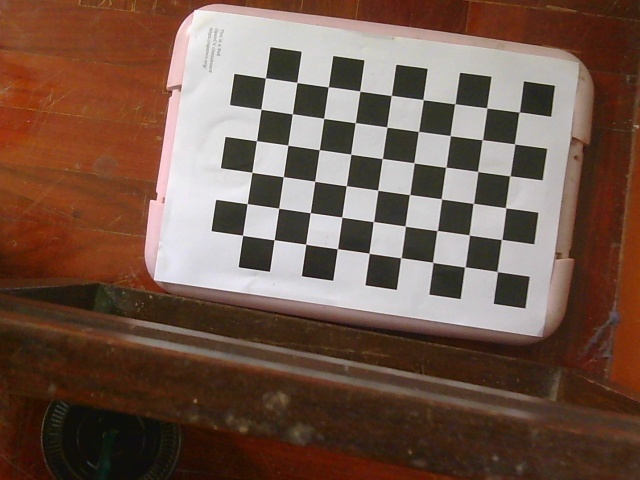
#> input picture Measurement/calibration_images/calibration_image_0.jpg, 640 x 480 px; its folder holds only this picture in this run
$ python cal.py
#> lines starting #> are read from the running program, lines starting #| are printed output that depends on the picture; after the words box and inside, x2 and y2 are one past the last pixel; in counts of white or black regions, pixels touching at a corner belong together; long printed decimals are rounded
import cv2
import numpy as np
import glob
import os

def detect_corners(images_path, checkerboard_size, square_size):
    """
    Detects checkerboard corners in a set of images.

    Args:
        images_path (str): Path to the directory containing calibration images.
        checkerboard_size (tuple): (width, height) of inner corners.
        square_size (float): The physical size of a single square (e.g., in mm).

    Returns:
        tuple: A tuple containing lists of object points and image points.
    """
#> called with images_path = 'calibration_images', checkerboard_size = (9, 6), square_size = 25
    CHECKERBOARD_WIDTH, CHECKERBOARD_HEIGHT = checkerboard_size

    # Prepare object points (3D coordinates of the corners in the world frame)
    objp = np.zeros((CHECKERBOARD_WIDTH * CHECKERBOARD_HEIGHT, 3), np.float32)
    objp[:, :2] = np.mgrid[0:CHECKERBOARD_WIDTH, 0:CHECKERBOARD_HEIGHT].T.reshape(-1, 2) * square_size

    objpoints = []  # 3D points in real world space
    imgpoints = []  # 2D points in image plane

    images = glob.glob(os.path.join(images_path, '*.jpg'))

    for fname in images:
        img = cv2.imread(fname)
#> img is the input picture: shape (480, 640, 3); mean B, G, R 75.2, 88.3, 114.5
        if img is None:
            continue
        gray = cv2.cvtColor(img, cv2.COLOR_BGR2GRAY)
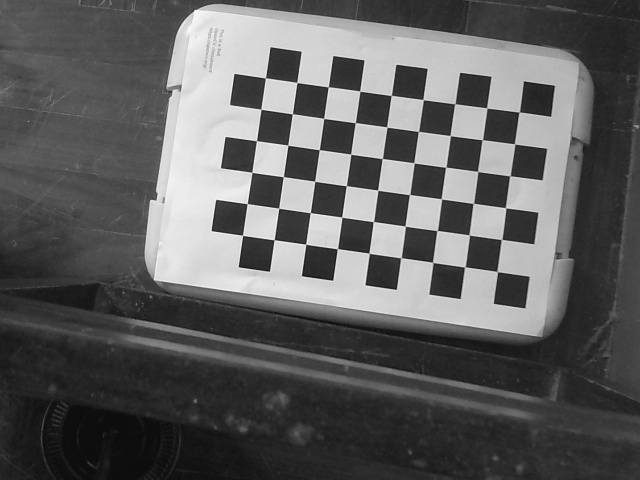
#> gray: shape (480, 640); min 10, max 249, mean 94.7

        # Find the chessboard corners
        ret, corners = cv2.findChessboardCorners(gray, checkerboard_size, None)
#> ret = True; corners = 54 rows, first 8: [497.3, 271.7], [464.8, 266.9], [432.7, 262.3], [401, 257.7], [369, 253.2], [337.3, 248.7], [305.6, 244.2], [274.1, 239.7]

        if ret:
            objpoints.append(objp)
            corners2 = cv2.cornerSubPix(gray, corners, (11, 11), (-1, -1), criteria=(cv2.TERM_CRITERIA_EPS + cv2.TERM_CRITERIA_MAX_ITER, 30, 0.001))
#> corners2 = 54 rows, first 8: [497.3, 271.5], [464.8, 266.9], [432.7, 262.4], [400.9, 257.7], [369.1, 253.3], [337.4, 248.7], [305.7, 244.3], [274.2, 239.7]
            imgpoints.append(corners2)

            # Optional: draw and display corners to verify
            cv2.drawChessboardCorners(img, checkerboard_size, corners2, ret)
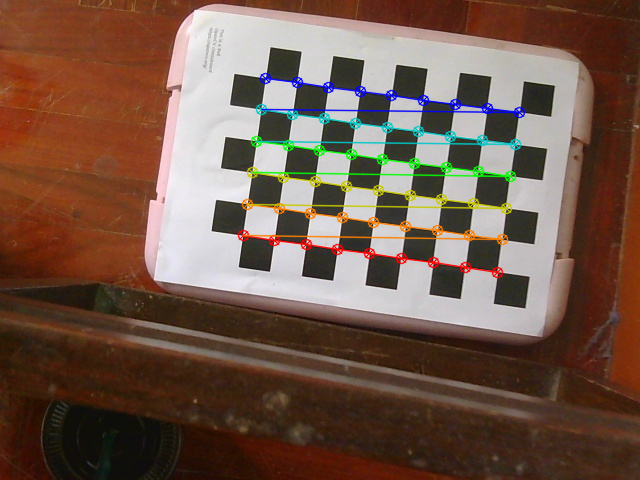
#> img: shape (480, 640, 3); 4.09% of pixels changed, all inside (x1, y1, x2, y2) = (237, 72, 526, 279)
            cv2.imshow('img', img)
            cv2.waitKey(50)

    cv2.destroyAllWindows()

    return objpoints, imgpoints, gray.shape[::-1]

def calibrate_camera(objpoints, imgpoints, image_size):
    """
    Calibrates the camera using detected corner points.

    Args:
        objpoints (list): List of 3D object points.
        imgpoints (list): List of 2D image points.
        image_size (tuple): Dimensions of the image (width, height).

    Returns:
        tuple: A tuple containing the camera matrix, distortion coefficients,
               rotation vectors, and translation vectors.
    """
    ret, mtx, dist, rvecs, tvecs = cv2.calibrateCamera(objpoints, imgpoints, image_size, None, None)

    print("Camera Matrix (Intrinsic Parameters):\n", mtx)
    print("\nDistortion Coefficients:\n", dist)

    return mtx, dist, rvecs, tvecs

def get_homogeneous_matrix(rvec, tvec):
    """
    Constructs the 4x4 homogeneous matrix from a rotation vector and translation vector.

    Args:
        rvec (np.array): 3x1 rotation vector.
        tvec (np.array): 3x1 translation vector.

    Returns:
        np.array: The 4x4 homogeneous matrix.
    """
    R, _ = cv2.Rodrigues(rvec)

    homogeneous_matrix = np.eye(4)
    homogeneous_matrix[:3, :3] = R
    homogeneous_matrix[:3, 3] = tvec.flatten()

    return homogeneous_matrix

if __name__ == '__main__':
    # --- Configuration ---
    CHECKERBOARD_WIDTH = 9
    CHECKERBOARD_HEIGHT = 6
    CHECKERBOARD_SQUARE_SIZE = 25  # in mm
    IMAGES_PATH = 'calibration_images'

    # --- Step 1: Detect corners from images ---
    print("Step 1: Detecting checkerboard corners...")
    objpoints, imgpoints, image_size = detect_corners(IMAGES_PATH, (CHECKERBOARD_WIDTH, CHECKERBOARD_HEIGHT), CHECKERBOARD_SQUARE_SIZE)
#> objpoints = 1 item; imgpoints = 1 item; image_size = (640, 480)
    print("Found corners in {} images.".format(len(objpoints)))
#| Found corners in 1 images.

    # --- Step 2: Calibrate the camera ---
    if len(objpoints) > 0:
        print("\nStep 2: Calibrating the camera...")
        mtx, dist, rvecs, tvecs = calibrate_camera(objpoints, imgpoints, image_size)
#> in calibrate_camera, `ret, mtx, dist, rvecs, tvecs = cv2.calibrateCamera(objpoints, imgpoint..`: ret = 0.105; mtx = [[408.1, 0, 308.2], [0, 412, 320.9], [0, 0, 1]]; dist = [[0.0195, 0.0359, 0.00449, 0.00106, -0.0198]]; rvecs = ([-0.00324, -0.0453, -3],); tvecs = ([146.5, -38.31, 318.5],)
#| Camera Matrix (Intrinsic Parameters):
#|  [[408.104   0.         308.217]
#|  [  0.         411.958 320.905]
#|  [  0.           0.           1.        ]]
#| Distortion Coefficients:
#|  [[ 0.01952  0.03592  0.00449  0.001063 -0.01985]]
#> mtx = [[408.1, 0, 308.2], [0, 412, 320.9], [0, 0, 1]]; dist = [[0.0195, 0.0359, 0.00449, 0.00106, -0.0198]]; rvecs = ([-0.00324, -0.0453, -3],); tvecs = ([146.5, -38.31, 318.5],)

        # --- Step 3: Get the Homogeneous Matrix for a specific pose ---
        print("\nStep 3: Calculating the homogeneous matrix for the first pose...")
        # We can get the homogeneous matrix for any of the captured images
        rvec_first = rvecs[0]
#> rvec_first = [-0.00324, -0.0453, -3]
        tvec_first = tvecs[0]
#> tvec_first = [146.5, -38.31, 318.5]

        homogeneous_matrix_first_pose = get_homogeneous_matrix(rvec_first, tvec_first)
#> in get_homogeneous_matrix, `R, _ = cv2.Rodrigues(rvec)`: R = [[-0.99, 0.141, 1.87e-05], [-0.141, -0.99, 0.0302], [0.00428, 0.0299, 1]]
#> homogeneous_matrix_first_pose = [[-0.99, 0.141, 1.87e-05, 146.5], [-0.141, -0.99, 0.0302, -38.31], [0.00428, 0.0299, 1, 318.5], [0, 0, 0, 1]]
        print("Homogeneous Matrix:\n", homogeneous_matrix_first_pose)
#| Homogeneous Matrix:
#|  [[-9.89990244e-01  1.41135809e-01  1.87307347e-05  1.46544006e+02]
#|  [-1.41070781e-01 -9.89538120e-01  3.02215761e-02 -3.83131903e+01]
#|  [ 4.28388137e-03  2.99164231e-02  9.99543224e-01  3.18479893e+02]
#|  [ 0.00000000e+00  0.00000000e+00  0.00000000e+00  1.00000000e+00]]

        # --- Example of usage ---
        world_point = np.array([0, 0, 0, 1]).reshape(4, 1)
        camera_point = homogeneous_matrix_first_pose @ world_point
#> camera_point = [146.5, -38.31, 318.5, 1]
        print("\nWorld point (0,0,0) in camera coordinates:\n", camera_point[:3].flatten())
#| World point (0,0,0) in camera coordinates:
#|  [146.544 -38.313 318.480]

$ run again, on Measurement/calibration_images/calibration_image_12.jpg
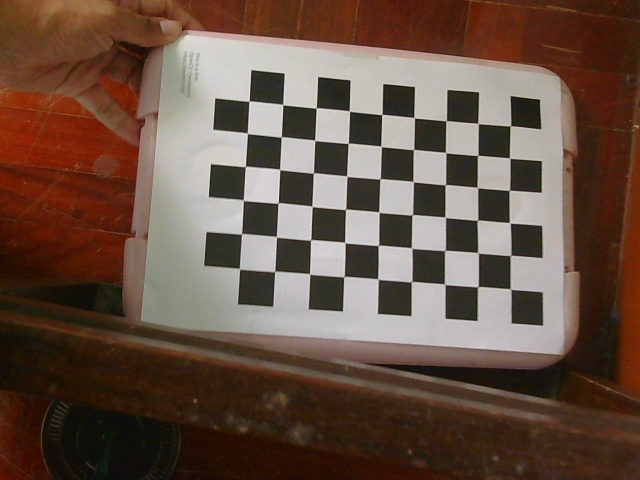
#> input picture Measurement/calibration_images/calibration_image_12.jpg, 640 x 480 px
#> in detect_corners, img is the input picture: shape (480, 640, 3); mean B, G, R 67.6, 80.7, 102.7
#> in detect_corners, `gray = cv2.cvtColor(img, cv2.COLOR_BGR2GRAY)`:
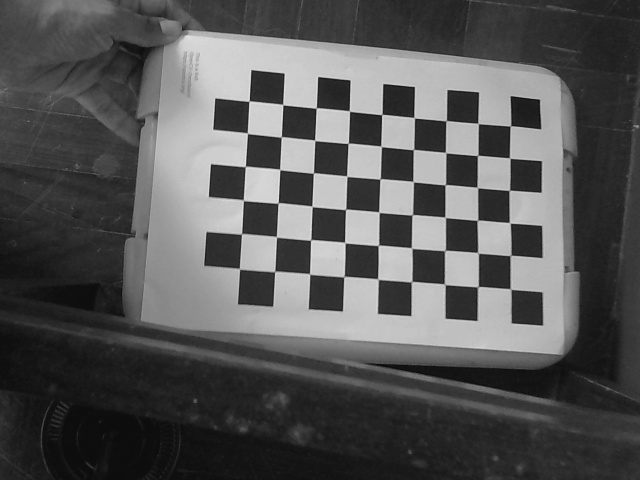
#> gray: shape (480, 640); min 9, max 229, mean 85.8
#> in detect_corners, `ret, corners = cv2.findChessboardCorners(gray, checkerboard_size, None)`: ret = True; corners = 54 rows, first 8: [510.4, 289], [477.9, 286.8], [444.6, 284.3], [411.6, 281.6], [377.8, 279.1], [343.7, 276.7], [309.5, 273.9], [274.6, 271.5]
#> corners2 = 54 rows, first 8: [510.5, 289], [477.9, 286.6], [444.7, 284.3], [411.6, 281.6], [377.9, 279.1], [344, 276.6], [309.6, 274], [274.7, 271.4]
#> in detect_corners, `cv2.drawChessboardCorners(img, checkerboard_size, corners2, ret)`:
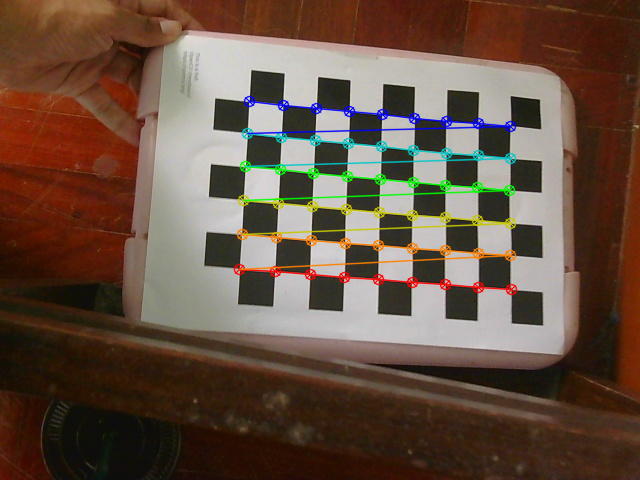
#> img: shape (480, 640, 3); 4.18% of pixels changed, all inside (x1, y1, x2, y2) = (233, 95, 518, 296)
#> objpoints = 1 item; image_size = (640, 480)
#| Found corners in 1 images.
#> in calibrate_camera, `ret, mtx, dist, rvecs, tvecs = cv2.calibrateCamera(objpoints, imgpoint..`: ret = 0.233; mtx = [[967.3, 0, 341.3], [0, 992.2, 257.8], [0, 0, 1]]; dist = [[1.03, -47.83, -0.0126, 0.00156, 720.9]]; rvecs = ([0.247, -0.411, -3.05],); tvecs = ([125, 22.67, 719.7],)
#| Camera Matrix (Intrinsic Parameters):
#|  [[967.267   0.         341.250]
#|  [  0.         992.208 257.784]
#|  [  0.           0.           1.        ]]
#| Distortion Coefficients:
#|  [[ 1.03283509e+00 -4.78333889e+01 -1.25579833e-02  1.55546081e-03
#|    7.20860875e+02]]
#> `mtx, dist, rvecs, tvecs = calibrate_camera(objpoints, imgpoints, image..`: mtx = [[967.3, 0, 341.3], [0, 992.2, 257.8], [0, 0, 1]]; dist = [[1.03, -47.83, -0.0126, 0.00156, 720.9]]; rvecs = ([0.247, -0.411, -3.05],); tvecs = ([125, 22.67, 719.7],)
#> rvec_first = [0.247, -0.411, -3.05]
#> tvec_first = [125, 22.67, 719.7]
#> R = [[-0.986, 0.0326, -0.165], [-0.0752, -0.963, 0.259], [-0.151, 0.267, 0.952]]
#> homogeneous_matrix_first_pose = [[-0.986, 0.0326, -0.165, 125], [-0.0752, -0.963, 0.259, 22.67], [-0.151, 0.267, 0.952, 719.7], [0, 0, 0, 1]]
#| Homogeneous Matrix:
#|  [[-9.85712918e-01  3.25715482e-02 -1.65254767e-01  1.24990330e+02]
#|  [-7.51639174e-02 -9.63078171e-01  2.58516581e-01  2.26749651e+01]
#|  [-1.50732973e-01  2.67244329e-01  9.51766799e-01  7.19736332e+02]
#|  [ 0.00000000e+00  0.00000000e+00  0.00000000e+00  1.00000000e+00]]
#> camera_point = [125, 22.67, 719.7, 1]
#| World point (0,0,0) in camera coordinates:
#|  [124.990  22.675 719.736]

$ run again, on Measurement/calibration_images/calibration_image_14.jpg
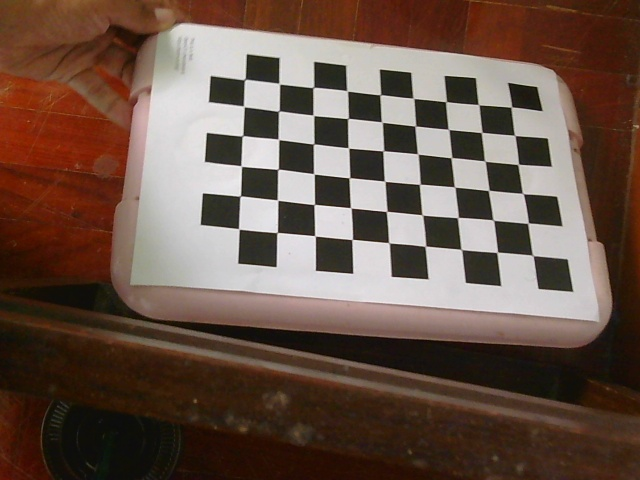
#> input picture Measurement/calibration_images/calibration_image_14.jpg, 640 x 480 px
#> in detect_corners, img is the input picture: shape (480, 640, 3); mean B, G, R 73, 84.4, 105.6
#> in detect_corners, `gray = cv2.cvtColor(img, cv2.COLOR_BGR2GRAY)`:
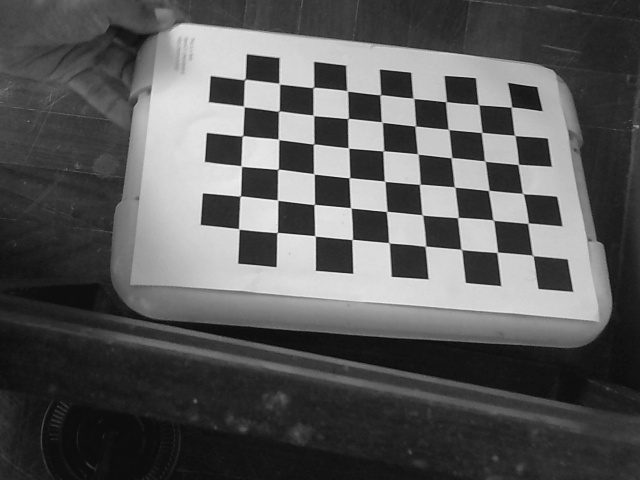
#> gray: shape (480, 640); min 8, max 244, mean 89.5
#> in detect_corners, `ret, corners = cv2.findChessboardCorners(gray, checkerboard_size, None)`: ret = True; corners = 54 rows, first 8: [533.3, 255.9], [497.2, 252.2], [461.3, 249.5], [425.3, 246.3], [388.8, 242.6], [352.1, 239.5], [314.9, 235.8], [277.2, 232.4]
#> corners2 = 54 rows, first 8: [532.7, 255.4], [497.3, 252.3], [461.3, 249.4], [425.4, 246.3], [388.9, 242.8], [352.2, 239.4], [315, 235.8], [277.2, 232.5]
#> in detect_corners, `cv2.drawChessboardCorners(img, checkerboard_size, corners2, ret)`:
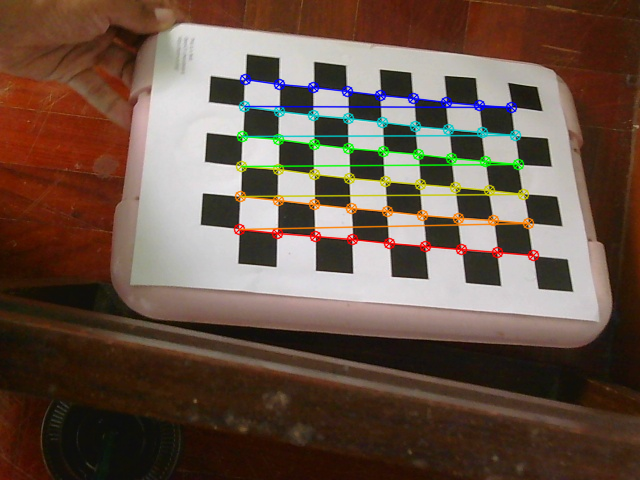
#> img: shape (480, 640, 3); 4.27% of pixels changed, all inside (x1, y1, x2, y2) = (233, 73, 540, 262)
#> objpoints = 1 item; image_size = (640, 480)
#| Found corners in 1 images.
#> in calibrate_camera, `ret, mtx, dist, rvecs, tvecs = cv2.calibrateCamera(objpoints, imgpoint..`: ret = 0.431; mtx = [[1073, 0, 354.9], [0, 1273.2, 236.3], [0, 0, 1]]; dist = [[3.08, -206.2, -0.0377, -0.0065, 4288.4]]; rvecs = ([0.232, -1.13, -2.89],); tvecs = ([121.5, 11.57, 742.5],)
#| Camera Matrix (Intrinsic Parameters):
#|  [[1.07302169e+03 0.00000000e+00 3.54898397e+02]
#|  [0.00000000e+00 1.27322681e+03 2.36275843e+02]
#|  [0.00000000e+00 0.00000000e+00 1.00000000e+00]]
#| Distortion Coefficients:
#|  [[ 3.07622343e+00 -2.06172265e+02 -3.77125944e-02 -6.49513542e-03
#|    4.28838346e+03]]
#> `mtx, dist, rvecs, tvecs = calibrate_camera(objpoints, imgpoints, image..`: mtx = [[1073, 0, 354.9], [0, 1273.2, 236.3], [0, 0, 1]]; dist = [[3.08, -206.2, -0.0377, -0.0065, 4288.4]]; rvecs = ([0.232, -1.13, -2.89],); tvecs = ([121.5, 11.57, 742.5],)
#> rvec_first = [0.232, -1.13, -2.89]
#> tvec_first = [121.5, 11.57, 742.5]
#> R = [[-0.989, -0.0314, -0.147], [-0.0767, -0.736, 0.673], [-0.129, 0.676, 0.725]]
#> homogeneous_matrix_first_pose = [[-0.989, -0.0314, -0.147, 121.5], [-0.0767, -0.736, 0.673, 11.57], [-0.129, 0.676, 0.725, 742.5], [0, 0, 0, 1]]
#| Homogeneous Matrix:
#|  [[-9.88614002e-01 -3.14394868e-02 -1.47152691e-01  1.21546900e+02]
#|  [-7.67401161e-02 -7.35853090e-01  6.72778703e-01  1.15711173e+01]
#|  [-1.29434580e-01  6.76410961e-01  7.25061999e-01  7.42464878e+02]
#|  [ 0.00000000e+00  0.00000000e+00  0.00000000e+00  1.00000000e+00]]
#> camera_point = [121.5, 11.57, 742.5, 1]
#| World point (0,0,0) in camera coordinates:
#|  [121.547  11.571 742.465]

$ run again, on Measurement/calibration_images/calibration_image_1.jpg
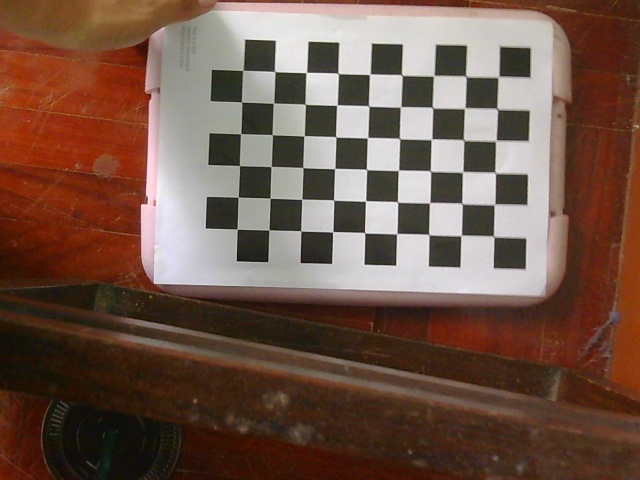
#> input picture Measurement/calibration_images/calibration_image_1.jpg, 640 x 480 px
#> in detect_corners, img is the input picture: shape (480, 640, 3); mean B, G, R 72.1, 85.5, 112.4
#> in detect_corners, `gray = cv2.cvtColor(img, cv2.COLOR_BGR2GRAY)`:
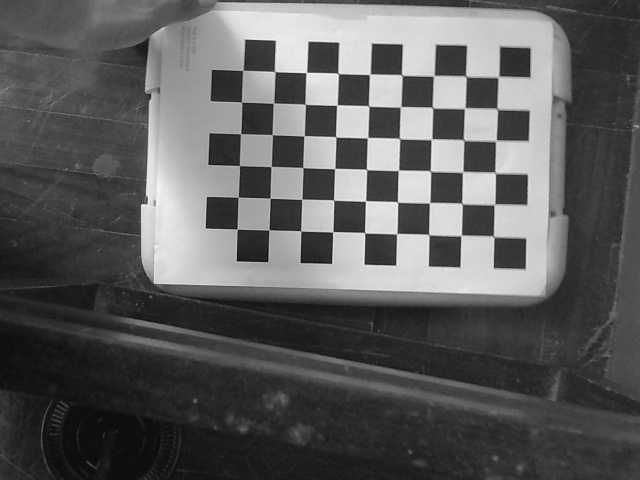
#> gray: shape (480, 640); min 8, max 244, mean 92
#> in detect_corners, `ret, corners = cv2.findChessboardCorners(gray, checkerboard_size, None)`: ret = True; corners = 54 rows, first 8: [494.2, 237.1], [461, 235.5], [428.9, 234.7], [396.7, 233.7], [364.6, 232.7], [332.7, 231.7], [300.8, 230.9], [268.9, 229.9]
#> corners2 = 54 rows, first 8: [493.7, 236.4], [461.1, 235.4], [428.8, 234.5], [396.7, 233.6], [364.6, 232.7], [332.7, 231.8], [300.8, 230.9], [268.9, 229.9]
#> in detect_corners, `cv2.drawChessboardCorners(img, checkerboard_size, corners2, ret)`:
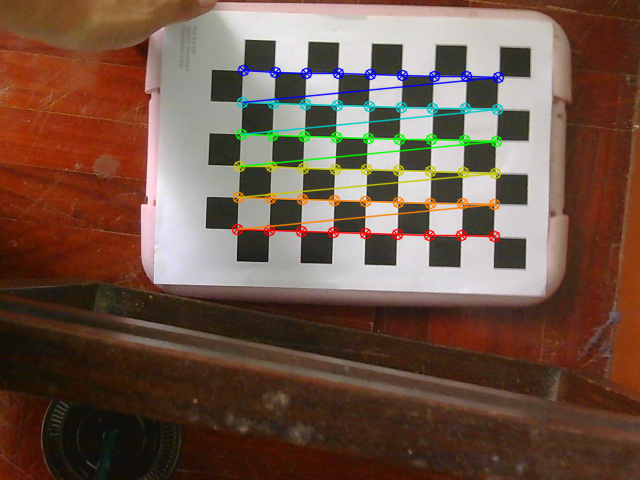
#> img: shape (480, 640, 3); 4.07% of pixels changed, all inside (x1, y1, x2, y2) = (231, 64, 505, 243)
#> objpoints = 1 item; image_size = (640, 480)
#| Found corners in 1 images.
#> in calibrate_camera, `ret, mtx, dist, rvecs, tvecs = cv2.calibrateCamera(objpoints, imgpoint..`: ret = 0.134; mtx = [[2495.4, 0, 366], [0, 2537.7, 284], [0, 0, 1]]; dist = [[1.52, -58.77, 0.0146, 0.0425, 5563.9]]; rvecs = ([0.0176, -0.29, -3.1],); tvecs = ([98.83, -36.35, 1951.7],)
#| Camera Matrix (Intrinsic Parameters):
#|  [[2.49543477e+03 0.00000000e+00 3.65963523e+02]
#|  [0.00000000e+00 2.53773583e+03 2.84007271e+02]
#|  [0.00000000e+00 0.00000000e+00 1.00000000e+00]]
#| Distortion Coefficients:
#|  [[ 1.52286430e+00 -5.87700701e+01  1.45883630e-02  4.24504093e-02
#|    5.56386727e+03]]
#> `mtx, dist, rvecs, tvecs = calibrate_camera(objpoints, imgpoints, image..`: mtx = [[2495.4, 0, 366], [0, 2537.7, 284], [0, 0, 1]]; dist = [[1.52, -58.77, 0.0146, 0.0425, 5563.9]]; rvecs = ([0.0176, -0.29, -3.1],); tvecs = ([98.83, -36.35, 1951.7],)
#> rvec_first = [0.0176, -0.29, -3.1]
#> tvec_first = [98.83, -36.35, 1951.7]
#> R = [[-0.999, 0.0284, -0.014], [-0.0305, -0.982, 0.185], [-0.00851, 0.186, 0.983]]
#> homogeneous_matrix_first_pose = [[-0.999, 0.0284, -0.014, 98.83], [-0.0305, -0.982, 0.185, -36.35], [-0.00851, 0.186, 0.983, 1951.7], [0, 0, 0, 1]]
#| Homogeneous Matrix:
#|  [[-9.99497679e-01  2.84156034e-02 -1.40336167e-02  9.88252282e+01]
#|  [-3.05272408e-02 -9.82176103e-01  1.85467489e-01 -3.63540983e+01]
#|  [-8.51331231e-03  1.85802733e-01  9.82550186e-01  1.95165015e+03]
#|  [ 0.00000000e+00  0.00000000e+00  0.00000000e+00  1.00000000e+00]]
#> camera_point = [98.83, -36.35, 1951.7, 1]
#| World point (0,0,0) in camera coordinates:
#|  [  98.825  -36.354 1951.650]
